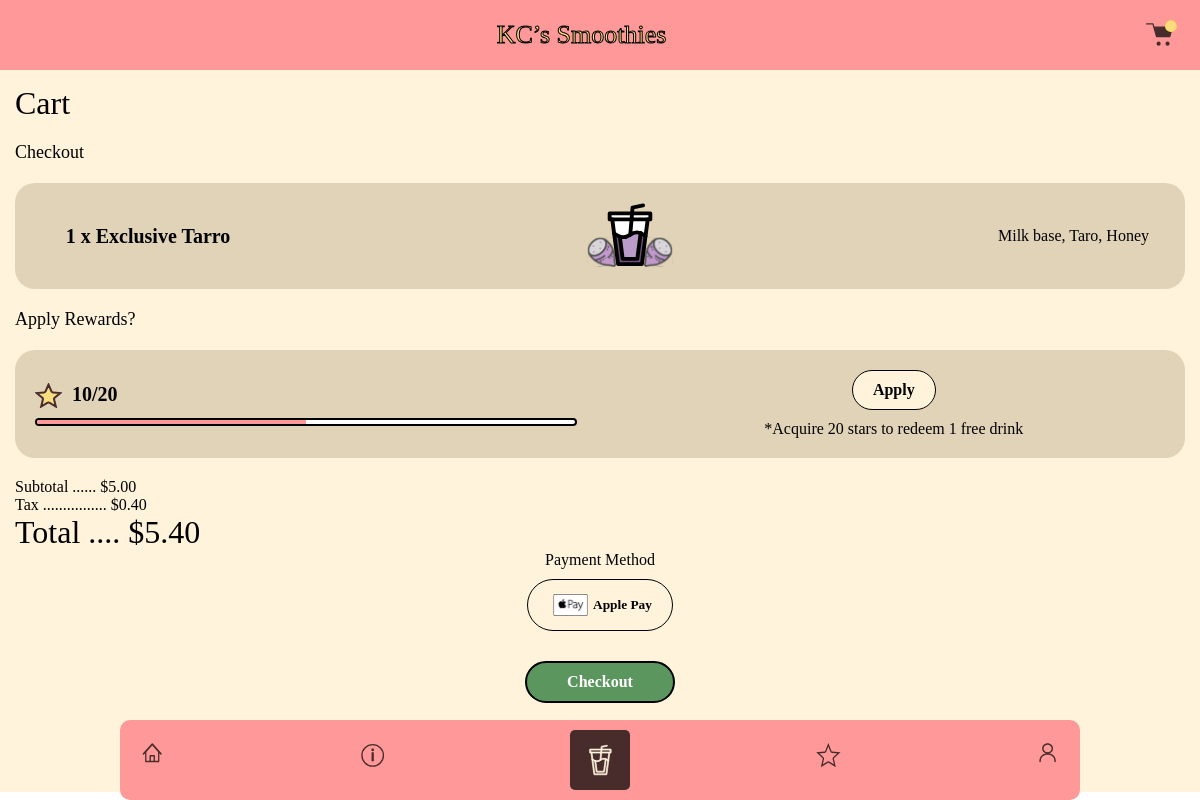
/order/detail.php?id=1, run on the app's committed database.
### tables this page shows
CREATE TABLE `menu` (
  `id` int(11) NOT NULL,
  `title` varchar(100) DEFAULT NULL,
  `img` varchar(255) DEFAULT NULL,
  `add_ons` text,
  `price` decimal(10,2) DEFAULT NULL,
  `category` varchar(250) NOT NULL,
  `description` varchar(250) NOT NULL
);

### order/detail.php (the view, shortened to what this page needs)
<?php require '../dbconnect.php'; ?>
<!doctype html>
<html lang="en">
<head>
    <link rel="stylesheet" href="../css/style.css">
    <link rel="stylesheet" href="../css/order/checkout.css">
</head>
<body>
<header>
    <div>KC’s Smoothies</div>
    <div><img src="../image/home_assets/icons/cart_full.svg" height="29" width="37"/></div>
</header>
<div class="content">
    <div class="title">Cart</div>
    <p class="sm_title">Checkout</p>
    <?php
    if (isset($_GET['id'])) {
        $itemId = $_GET['id'];
    } else {
        echo "No smoothie selected.";
        exit;
    }
    try {
        $sql = "SELECT * FROM menu WHERE id = :id";
        $stmt = $conn->prepare($sql);
        $stmt->bindParam(':id', $itemId, PDO::PARAM_INT);
        $stmt->execute();
        $item = $stmt->fetch(PDO::FETCH_ASSOC);
    } catch (PDOException $e) {
        echo "Error: " . $e->getMessage();
        exit;
    }
    if ($item) {
        echo "<div class='cart_con'>";
        echo "<div class='cart_text'>1 x " . htmlspecialchars($item['title']) . "</div>";
        echo "<div class='cart_con_left'><img src='../image/home_assets/icons/" . htmlspecialchars($item['img']) . "'/></div>";
        echo "<div class='cart_con_right'>";
        echo "<p>" . htmlspecialchars($item['description']) . "</p>";
        echo "</div>";
        echo "</div>";
    } else {
        echo "Smoothie not found.";
    }
    ?>
    <div class="sm_title">Apply Rewards?</div>
    <div class="cart_star">
        <div class="cart_star_left">
            <div>
                <img src="../image/rewards_assets/rewards_star_icon_full.svg" height="25" width="27" style="margin-right: 10px"/>
                <span>10/20</span>
            </div>
            <div class="star_line"></div>
        </div>
        <div class="cart_star_right">
            <div class="Apply_btn">Apply</div>
            <div> *Acquire 20 stars to redeem 1 free drink</div>
        </div>
    </div>
    <?php
    $taxRate = 0.08;
    $subtotal = $item['price'];
    $tax = $subtotal * $taxRate;
    $total = $subtotal + $tax;
    echo "<div class='price'>";
    echo "    <div>";
    echo "        <p>Subtotal ...... $" . number_format($subtotal, 2) . "</p>";
    echo "        <p>Tax ................ $" . number_format($tax, 2) . "</p>";
    echo "        <p class='title'>Total .... $" . number_format($total, 2) . "</p>";
    echo "    </div>";
    echo "</div>";
    ?>
    <div class="price_right">
        <p>Payment Method</p>
            <div class="pay_btn">
                <button class="apple-pay">
                    <div class="button-content">
                        <p> Apple Pay </p>
                        <img src="../image/cart_assets/apple_pay.svg"/>
                    </div>
                </button>
            </div>
    </div>
    <div class="btn_con">
        <div class="btn_l" id="continueButton">Checkout</div>
    </div>
</div>
<menu>
    <div id="home">
        <img src="../image/home_assets/icons/home_icon_neutral.svg" height="25"/>
    </div>
    <div id="map">
        <img src="../image/home_assets/icons/map_icon_neutral.svg" height="30"/>
    </div>
    <div class="active" id="order">
        <img src="../image/home_assets/icons/order_icon_selected.svg" height="40"/>
    </div>
    <div id="rewards">
        <img src="../image/home_assets/icons/rewards_icon_neutral.svg" height="30"/>
    </div>
    <div id="account">
        <img src="../image/home_assets/icons/account_icon_neutral.svg" height="25"/>
    </div>
</menu>
</body>
</html>

### css/style.css (style rules this page uses)
* { padding: 0; margin: 0; box-sizing: border-box; }
img { display: block; }
header { background: #FF9999; display: flex; justify-content: space-between; font-family: 'PermanentMarker-Regular'; color: #F8DD80; -webkit-text-stroke: 1px black; padding: 20px; font-size: 26px; }
.content { width: 100%; overflow-y: auto; background: #FFF3DB; }
menu { background: #FF9999; display: flex; text-align: center; font-family: "Poppins"; }
menu img { margin: auto; }
menu>div { padding: 10px; border-radius: 5px; }
.active { background: #482C2C; color: white; }
.sm_title { font-size: 18px; margin-top: 20px; }
.content { height: calc(100vh - 78px); padding: 15px 15px 100px 15px; }
menu { justify-content: space-between; padding: 10px; width: 960px; margin: auto; position: absolute; left: 50%; bottom: 0px; transform: translateX(-50%); border-radius: 10px; }

### css/order/checkout.css (style rules this page uses)
html { font-family: "Poppins"; }
.title { font-family: 'Fredoka'; font-size: 2rem; }
.cart_con { padding: 20px; margin-top: 20px; background: #E1D3B7; display: flex; justify-content: space-between; align-items: center; border-radius: 20px; }
.cart_con_right { max-width: 70%; padding-right: 1rem; display: flex; align-items: flex-end; flex-direction: column; }
.cart_text { width: 20%; display: flex; align-items: center; justify-content: center; font-size: 20px; font-weight: bold; }
.btn_con { text-align: center; margin-top: 20px; }
.btn_l { display: inline-block; padding: 10px 40px; background: #5B965E; color: white; font-weight: bold; border-radius: 50px; border: 2px solid black; }
.cart_star { padding: 20px; margin-top: 20px; background: #E1D3B7; display: flex; justify-content: space-between; align-items: center; border-radius: 20px; }
.cart_star>div { width: 48%; }
.cart_star_left>div { display: flex; justify-content: flex-start; font-size: 20px; font-weight: bold; }
.apple-pay { display: inline-block; background: #FFF3DB; padding: 10px 20px; border-radius: 50px; border: 1px solid black; font-weight: bold; background: #FFF3DB; margin-bottom: 10px; cursor: pointer; margin-top: 10px; font-family: "Poppins"; }
.button-content { display: flex; justify-content: space-around; align-items: center; flex-direction: row-reverse; }
.button-content>img { height: 30px; width: 45px; padding: .25rem; }
.star_line { width: 100%; height: 8px; background: white; border: 2px solid black; margin-top: 10px; border-radius: 5px; position: relative; overflow: hidden; }
.star_line:before { content: ''; background: #FF9999; width: 50%; height: 100%; position: absolute; left: 0; top: 0; }
.Apply_btn { display: inline-block; background: #FFF3DB; padding: 10px 20px; border-radius: 50px; border: 1px solid black; font-weight: bold; background: #FFF3DB; margin-bottom: 10px; }
.cart_star_right { text-align: center; }
.price { display: flex; justify-content: space-between; margin-top: 20px; }
.price>div { width: 49%; }
.price_right { text-align: center; }
#continueButton { cursor: pointer; }

### data on the page
menu: title "Exclusive Tarro", img (picture), description "Milk base, Taro, Honey", price "5.00", price "0.40", price "5.40"
